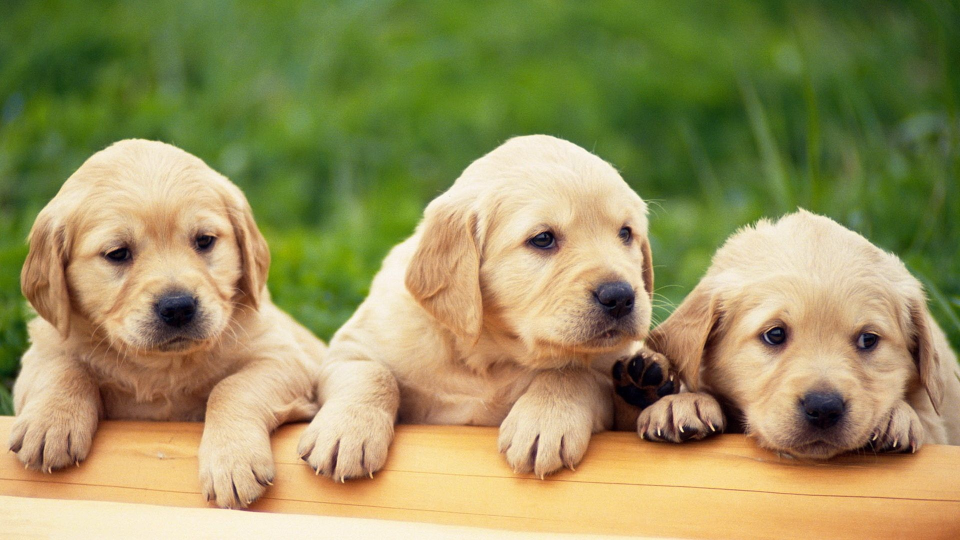
#> input picture img/puppy.jpg, 1920 x 1080 px (shown at 1/2 size)
$ python edge_detection.py   (older library calls are emulated)
#> lines starting #> are read from the running program, lines starting #| are printed output that depends on the picture; after the words box and inside, x2 and y2 are one past the last pixel; in counts of white or black regions, pixels touching at a corner belong together
### rescale.py
import cv2 as cv


def rescaleFrame(frame, scale = 0.75):
    # works for images, videos
    width = int(frame.shape[1]*scale)
    height = int(frame.shape[0]*scale)
    dimensions = (width, height)

    return cv.resize(frame,dimensions, interpolation = cv.INTER_AREA)

# [4 lines left out: function changeRes, not called in this run]

# [21 lines of commented-out code are left out]

### edge_detection.py
import cv2
import numpy as np
import rescale
import matplotlib.pyplot as plt

img = cv2.imread('img/puppy.jpg')
#> img is the input picture: shape (1080, 1920, 3); mean B, G, R 93.2, 145.4, 152.3
# cv2.imshow("Puppy",img)
rescaled_img = rescale.rescaleFrame(img,scale=0.3)
cv2.imshow("Rescaled_img",rescaled_img)
gray = cv2.cvtColor(rescaled_img, cv2.COLOR_BGR2GRAY)
cv2.imshow("Gray color",gray)


rose = cv2.imread('img/rose.jpg')
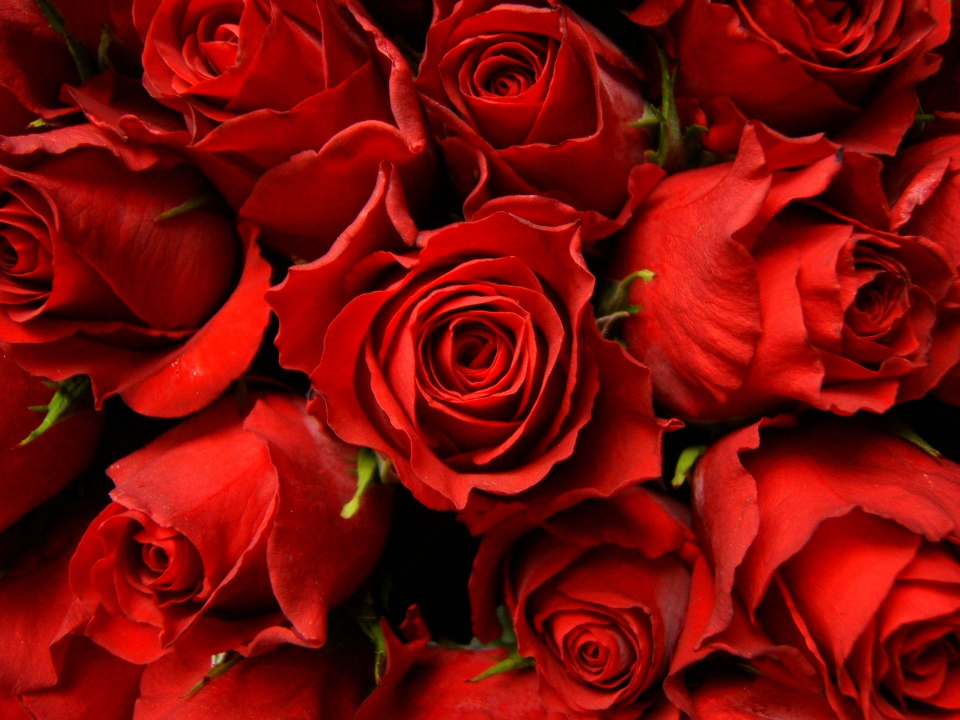
#> input picture img/rose.jpg, 1920 x 1440 px (shown at 1/2 size)
#> rose is the input picture: shape (1440, 1920, 3); mean B, G, R 7.4, 10.4, 122.6
rescaled_rose = rescale.rescaleFrame(rose,scale=0.3)
gray_rose = cv2.cvtColor(rescaled_rose, cv2.COLOR_BGR2GRAY)
cv2.imshow("Gray rose",gray_rose)

# LAPLACIAN EDGE DETECTION METHOD
lap = cv2.Laplacian(gray, cv2.CV_64F)
lap = np.uint8(np.absolute(lap))
cv2.imshow("Laplacian",lap)

lap1 = cv2.Laplacian(gray_rose, cv2.CV_64F)
lap1 = np.uint8(np.absolute(lap1))
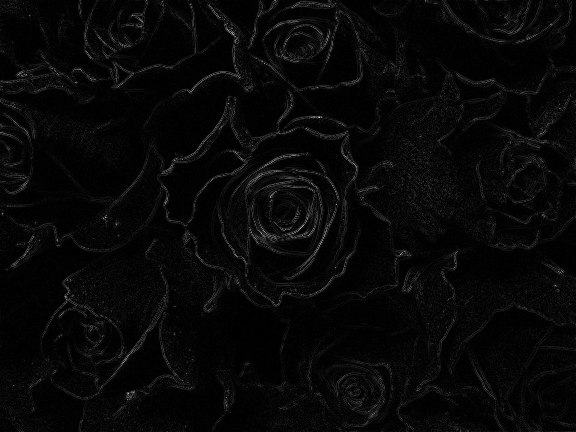
#> lap1: shape (432, 576); min 0, max 217, mean 7.5
cv2.imshow("Rose-Laplacian",lap1)

# SOBEL EDGE DETECTION
sobelx = cv2.Sobel(gray, cv2.CV_64F, 1,0)
sobely = cv2.Sobel(gray, cv2.CV_64F, 0,1)
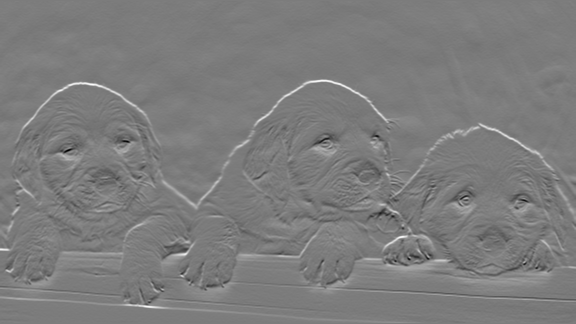
#> sobely: shape (324, 576) float64; min -608, max 640, mean 3.1; drawn with min black and max white
sobelxy = cv2.bitwise_or(sobelx, sobely)
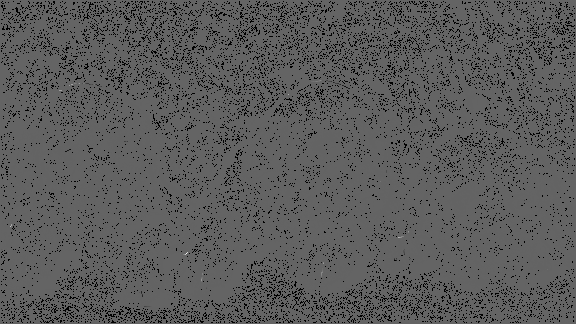
#> sobelxy: shape (324, 576) float64; 8.92% of the values are NaN or infinite; the others: min -81792, max 126464, mean -54.52; drawn with min black, max white, NaN and infinite black

cv2.imshow("Sobelx",sobelx)
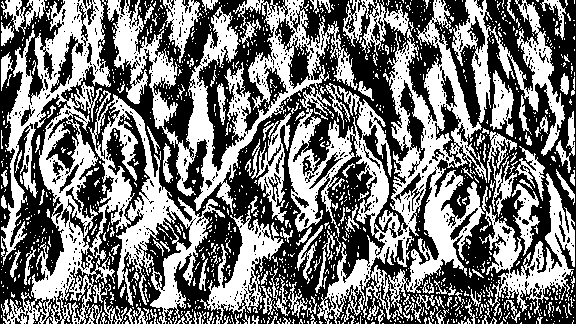
#> window 'Sobelx': shape (324, 576); 47% white; 1330 white regions (1173 under 20 px), largest, box (x1, y1, x2, y2) and area: (1, 0, 225, 324) 22043, (288, 0, 487, 324) 21108, (107, 0, 358, 214) 13028
cv2.imshow("Sobely",sobely)
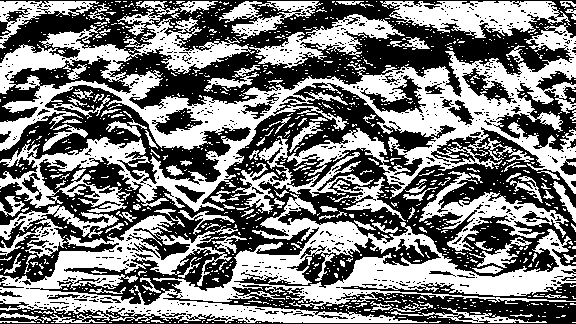
#> window 'Sobely': shape (324, 576); 48.5% white; 1168 white regions (1053 under 20 px), largest, box (x1, y1, x2, y2) and area: (0, 1, 576, 214) 37791, (0, 193, 576, 323) 26953, (380, 1, 571, 38) 3979
cv2.imshow("Sobelxy",sobelxy)

#CANNY
canny = cv2.Canny(gray, 150, 175)
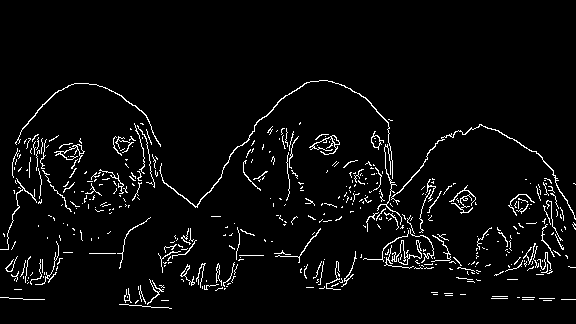
#> canny: shape (324, 576); 4.1% white in thin lines or dots, all inside (x1, y1, x2, y2) = (0, 80, 576, 309)
cv2.imshow("Canny",canny)

cv2.waitKey(0)
